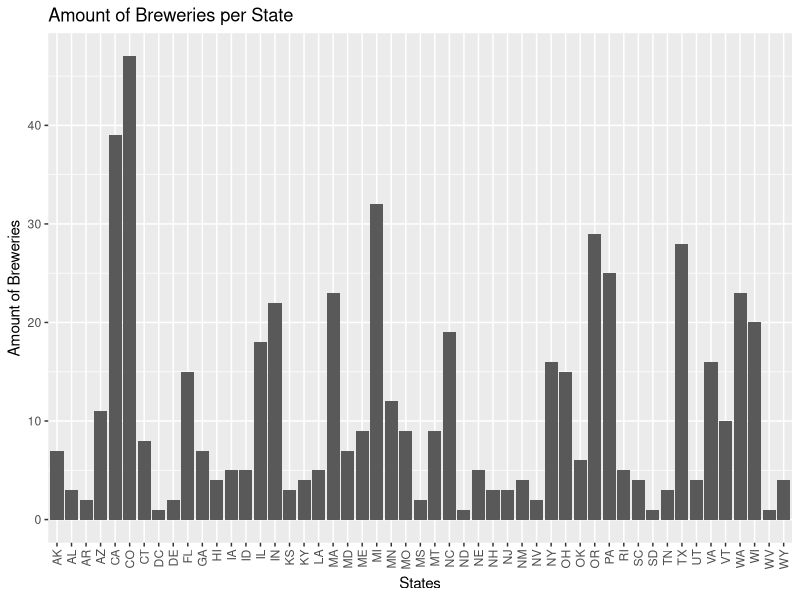
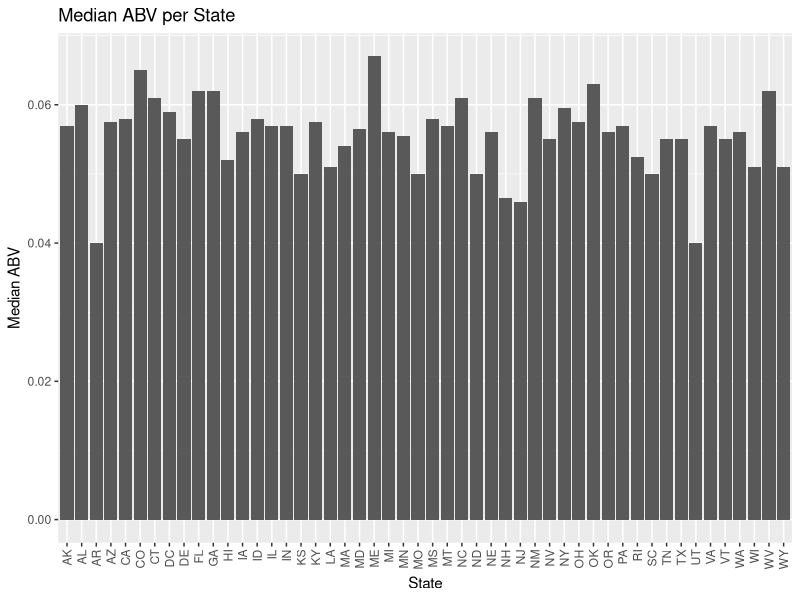
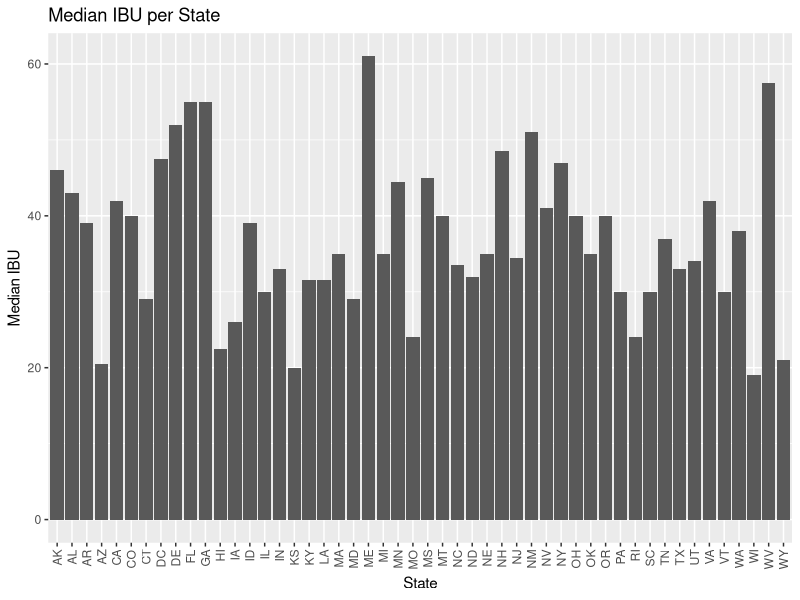
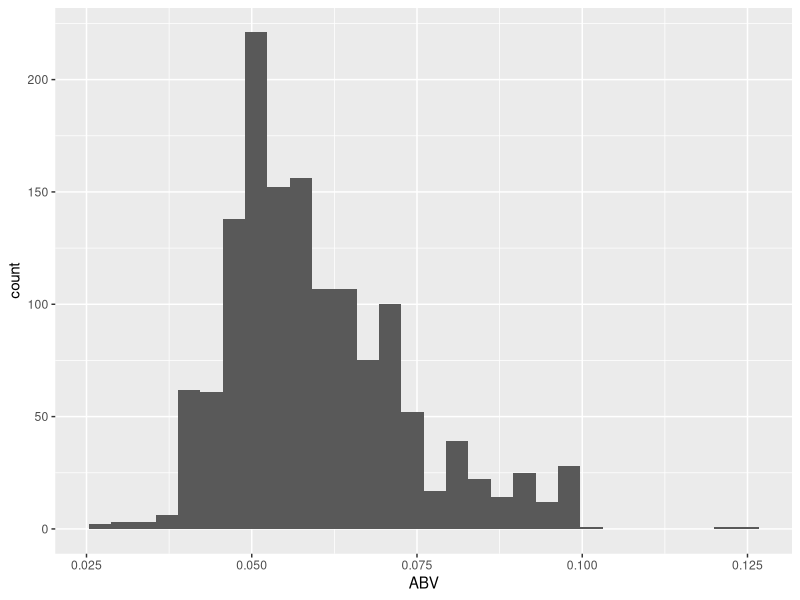
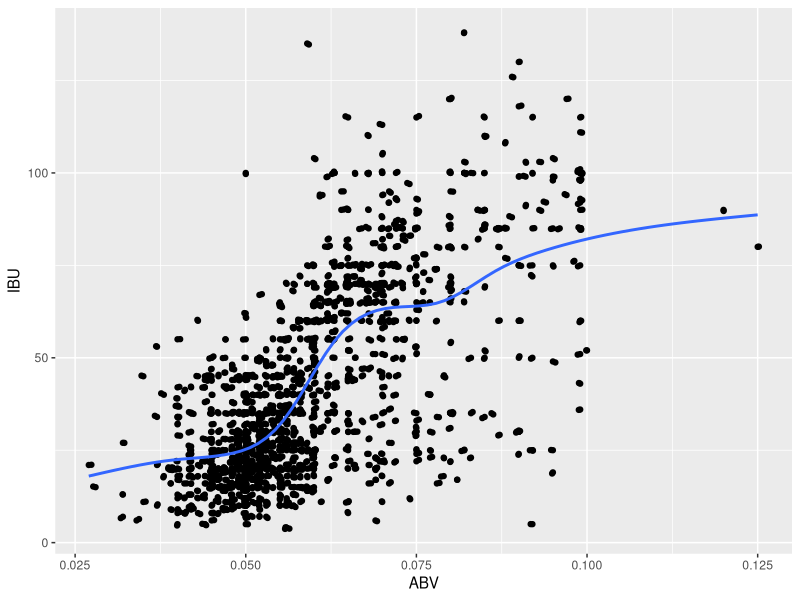
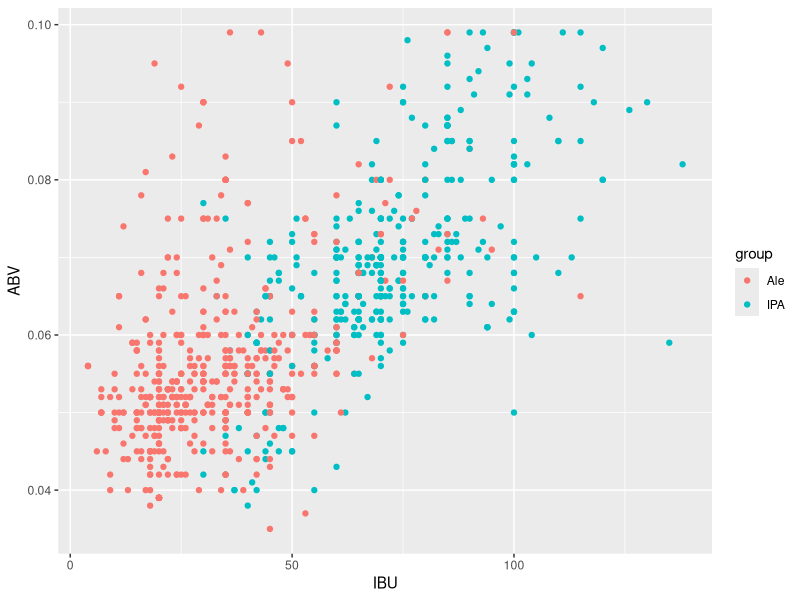
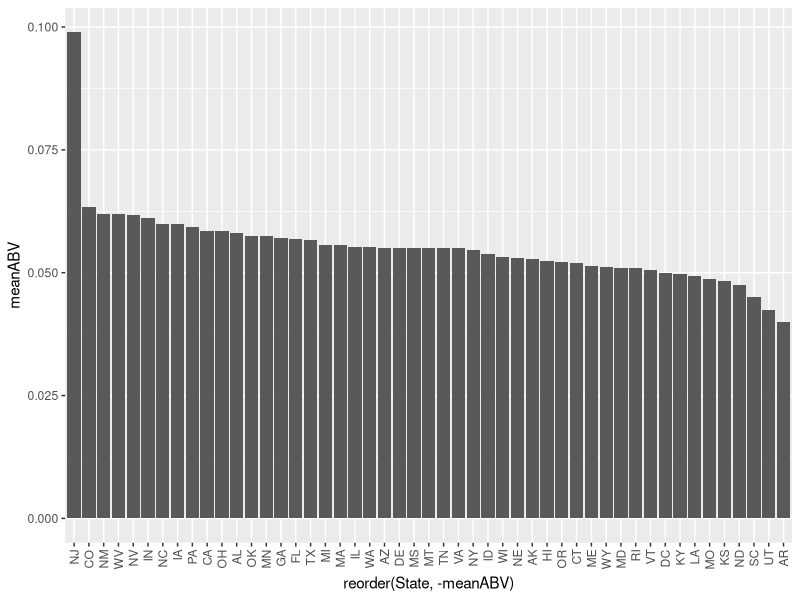
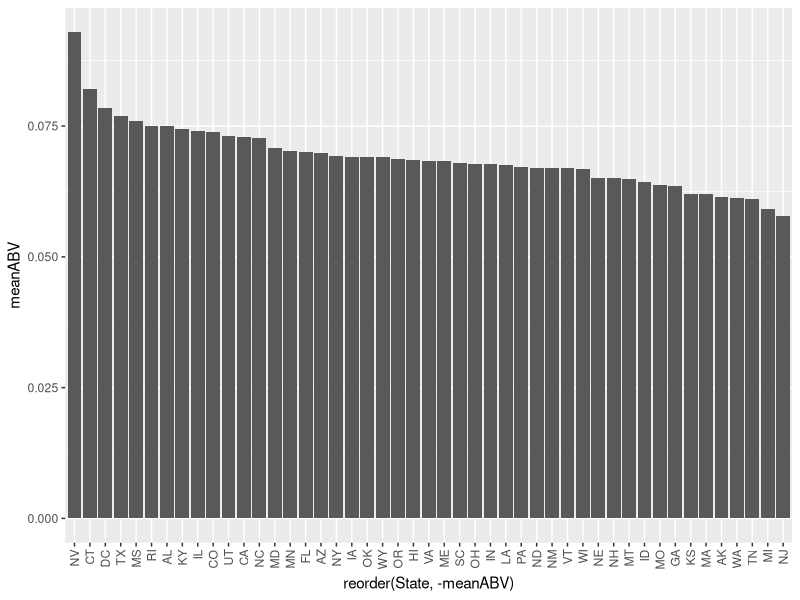

Write the R code that produced these figures, in order.
## ---- chunk 1
knitr::opts_chunk$set(echo = TRUE)
## ---- chunk 2
library(dplyr)
library(ggplot2)
library(tidyr)
library(tidyverse)
library(knitr)
library(rmarkdown)
library(caret)
library(class)

setwd('C:\\Users\\user\\Documents\\R\\Proj#4 - Beer Project with R')
totalBeer = read.csv("totalBeer.csv", header = TRUE)
totalBrew = read.csv("totalBrew.csv", header = TRUE)
## ---- chunk 3
totalBrew %>% group_by(State) %>% count(State) %>% arrange(desc(n))
ggplot(totalBrew, aes(x = State), fill = State) + geom_bar() + 
  labs(title ="Amount of Breweries per State", x = "States", y = "Amount of Breweries") + 
  theme(axis.text.x = element_text(angle = 90, vjust = 0.5, hjust=1))
## ---- chunk 4
mergedB = merge(totalBeer, totalBrew, by.x = "Brewery_id", by.y = "Brew_ID")
dim(mergedB)

#Looking at the first 6 observations and returning them
head(mergedB, n=6)

#This will give us the last 6th  observations and returning them
tail(mergedB, n = 6)
## ---- chunk 5
mergedB = na.omit(mergedB)
dim(mergedB)
## ---- chunk 6
medFrame = mergedB %>% group_by(State) %>% summarise(medianABV = median(ABV), medianIBU = median(IBU))

#plotting by using a bar charts
ggplot(medFrame, aes(x = State, y = medianABV)) + geom_bar(stat = 'identity') + ggtitle("Median ABV per State") + ylab("Median ABV") + theme(axis.text.x = element_text(angle = 90, vjust = 0.5, hjust=1))

ggplot(medFrame, aes(x = State, y = medianIBU), color = "yellow") + geom_bar(stat = 'identity') + ggtitle("Median IBU per State") + ylab("Median IBU") + theme(axis.text.x = element_text(angle = 90, vjust = 0.5, hjust=1))
## ---- chunk 7
#arranges columns in descending order to show max #s first
# Gets highest median ABV and IBU
head(arrange(medFrame, desc(medianIBU)), n = 1)
head(arrange(medFrame, desc(medianABV)), n = 1)

# Gets highest overall ABV and IBU
head(arrange(mergedB, desc(IBU)), n = 1)
head(arrange(mergedB, desc(ABV)), n =1)
## ---- chunk 8
ggplot(mergedB, aes(x = ABV)) + geom_histogram()
summary(mergedB$ABV)
## ---- chunk 9
ggplot(mergedB, aes(x = ABV, y = IBU)) + geom_point() + geom_jitter() + geom_smooth(se = FALSE)
## ---- chunk 10
#using grepl to find rows with IPA and Ale within Style
mergedBall= mergedB %>% filter(grepl("IPA|Ale", Style))
mergedBall

# create new column called group to seperate Ale and IPA without specific name
for (i in 1:length(mergedBall$Style)){
  if (grepl("IPA", mergedBall$Style[i])){
    mergedBall$group[i]= "IPA"
  } else{
    mergedBall$group[i] = "Ale"
  }
}

#creating the training and testing for IBU and ABV 
trainIndices = sample(1:dim(mergedBall)[1], round(0.75* dim(mergedBall)[1]))
train = mergedBall[trainIndices,]
test = mergedBall[-trainIndices,]

mergedBall %>% ggplot(aes(x = IBU, y = ABV, color = group)) + geom_point()

#k = 3
library(class)
library(caret)
install.packages("caret")
classifications = knn(train[,c(4,5)], test[,c(4,5)], train$group, prob = TRUE, k =3)
table(classifications, test$group)
cm = confusionMatrix(table(classifications, test$group))
cm

#predicting if an IPA or Ale from guess
df_test = data.frame(ABV = 0.3 , IBU = 30 )

classifications = knn(train[,c(4,5)], df_test, train$group, prob = TRUE, k =3)
classifications
## ---- chunk 11
#If you want to make an Ale here are the states you should market to
df = mergedBall %>% filter(group == "Ale") %>% group_by(State)%>% summarise(meanABV = mean(ABV)) %>% arrange(desc(meanABV))
ggplot(df, aes(x = reorder(State, -meanABV), y = meanABV)) + geom_bar(stat = "identity")+ theme(axis.text.x = element_text(angle = 90, vjust = 0.5, hjust=1))

#If you want to make an IPA here are the states you should market to 
df = mergedBall %>% filter(group == "IPA") %>% group_by(State)%>% summarise(meanABV = mean(ABV)) %>% arrange(desc(meanABV))
ggplot(df, aes(x = reorder(State, -meanABV), y = meanABV)) + geom_bar(stat = "identity")+ theme(axis.text.x = element_text(angle = 90, vjust = 0.5, hjust=1))
